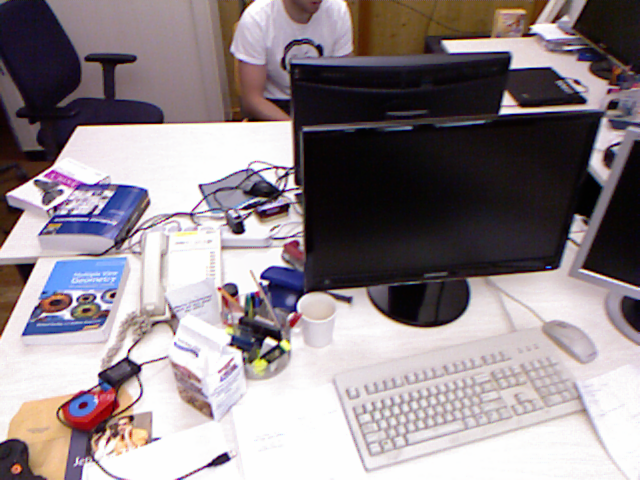
%> input picture Code/rgb/1305031102.175304.png, 640 x 480 px
$ octave doAlignment.m   (GNU Octave 9; MATLAB toolbox functions it lacks are replaced by stand-ins)
%> lines starting %> are read from the running program, lines starting %| are printed output that depends on the picture
### Code/functions/imreadbw.m
function I = imreadbw(file)
%> called with file = 'rgb/1305031102.175304.png'
I=im2double(imread(file)) ;

if(size(I,3) > 1)
  I = rgb2gray( I ) ;
%> I: size 480x640 double
%> call 2 of imreadbw, with file = 'rgb/1305031102.275326.png'
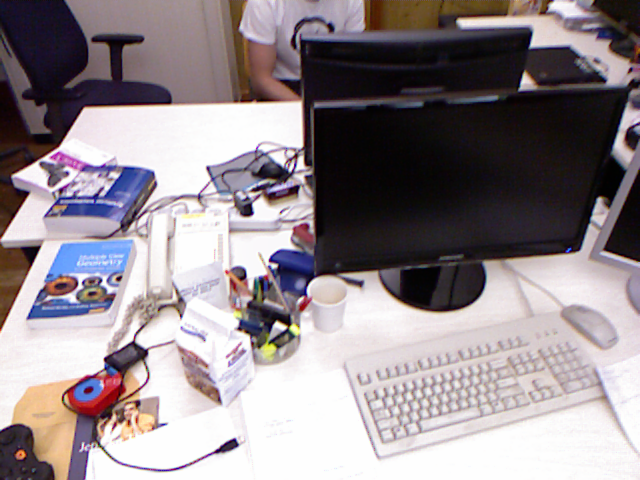
%> input picture Code/rgb/1305031102.275326.png, 640 x 480 px
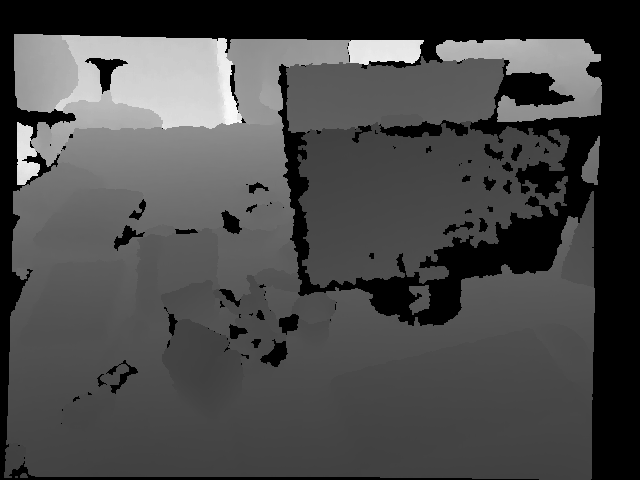
%> input picture Code/depth/1305031102.160407.png, 640 x 480 px
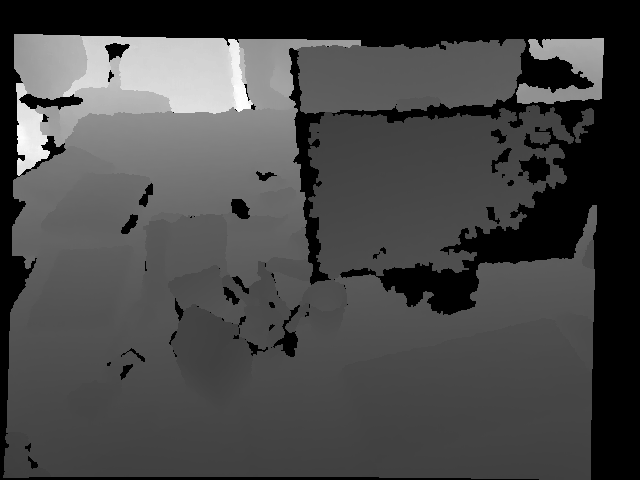
%> input picture Code/depth/1305031102.262886.png, 640 x 480 px
end

### Code/functions/calcErr.m
function [ r ] = calcErr( imageRef, depthRef, image, xi, K, display )
%> called with xi = [0; 0; 0; 0; 0; 0], K = [517.3 0 318.6; 0 516.5 255.3; 0 0 1], display = 1
%CALCERR Summary of this function goes here
%   Detailed explanation goes here

T = se3Exp(xi);
R = T(1:3, 1:3);
t = T(1:3, 4);
invK = inv(K);

% Arrays holding new coordinate after transform
% Setting to a negative value will give NaN when interpolating
xCoords = zeros(size(imageRef)) - 100;
yCoords = zeros(size(imageRef)) - 100;

% for each point in reference image, transform into new image and store
% coordinates
for x = 1:size(imageRef, 2)
    for y = 1:size(imageRef, 1)
        % Subtract 1 from indeces because matlab uses 1-indexing :(
        pointRef = [x-1; y-1; 1] * depthRef(y, x);
        pointTrans = K * (R * invK * pointRef + t);

        % Check validity before adding to output arrays
        if depthRef(y, x) > 0 && pointTrans(3) > 0
           xCoords(y, x) = pointTrans(1) / pointTrans(3);
           yCoords(y, x) = pointTrans(2) / pointTrans(3);
        end
    end
end
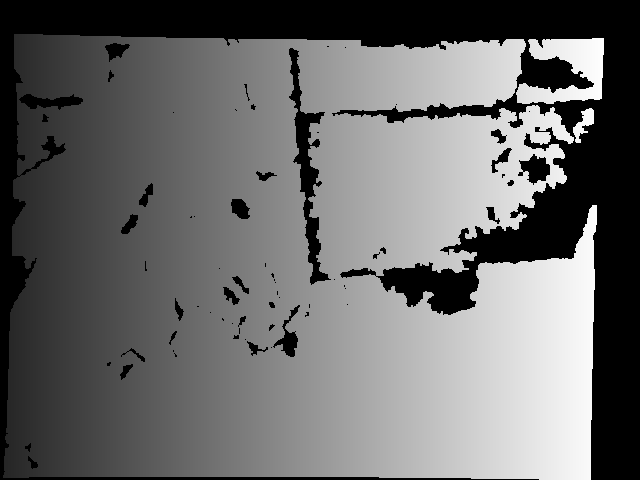
%> xCoords: size 480x640 double; min -100, max 603, mean 193; drawn with min black and max white
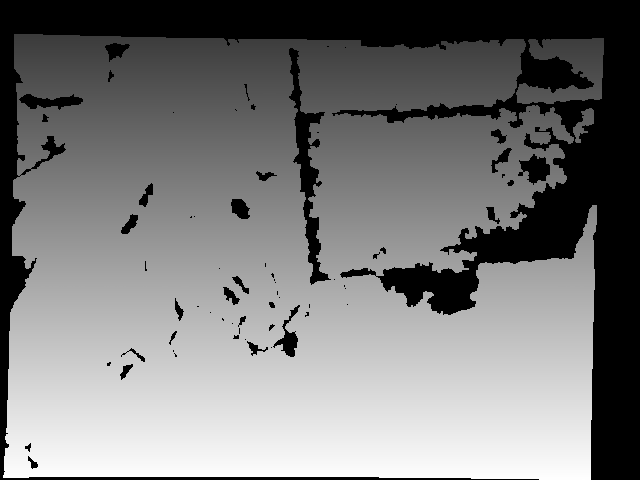
%> yCoords: size 480x640 double; min -100, max 479, mean 174.4; drawn with min black and max white

% Interpolate to find values of image at transformed points
imageTrans = interp2(image, xCoords, yCoords);
err = imageRef - imageTrans;
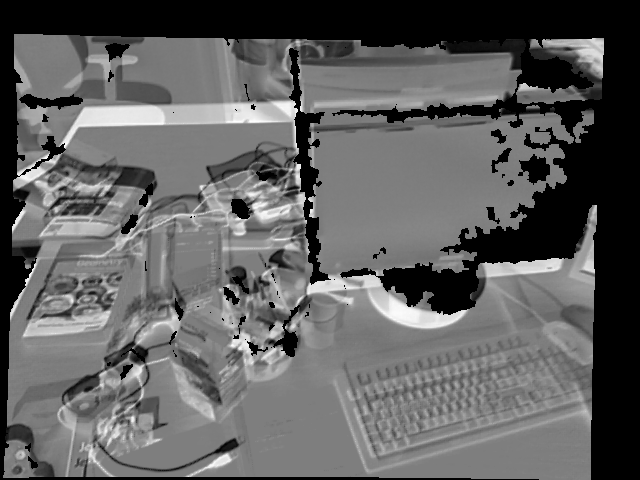
%> err: size 480x640 double; 24.77% of the values are NaN or infinite; the others: min -0.97, max 0.989, mean 0.0134; drawn with min black, max white, NaN and infinite black
r = reshape(err, [], 1);

if display == 1
    imagesc(err);
    colormap(gray);
    set(gca, 'CLim', [-1,1]);
end

end

### Code/functions/downscaleImage.m
function [I_lvl ] = downscaleImage(I, lvl)
%DOWNSCALEIMAGE Summary of this function goes here
%   Detailed explanation goes here

if lvl == 1
    I_lvl = I;
    return;
else
    I_tl = I(1:2:end, 1:2:end);
    I_tr = I(1:2:end, 2:2:end);
    I_bl = I(2:2:end, 1:2:end);
    I_br = I(2:2:end, 2:2:end);
    I_lvl = 0.25 * (I_tl + I_tr + I_bl + I_br);

    I_lvl = downscaleImage(I_lvl, lvl-1);
end

### Code/functions/downscaleDepth.m
function [ I_lvl ] = downscaleDepth( I, lvl)
%DOWNSCALEDEPTH Summary of this function goes here
%   Detailed explanation goes here

if lvl == 1
   I_lvl = I;
   return;
else
    I_tl = I(1:2:end, 1:2:end);
    I_tr = I(1:2:end, 2:2:end);
    I_bl = I(2:2:end, 1:2:end);
    I_br = I(2:2:end, 2:2:end);

    % Can't just normalize by 4 b/c some pixels may not have depth info
    % Normalize by number of pixels with depth information instead ->
    % sign(x) = 1 if positive, 0 if zero

    % Two options:
    %{
    Average inverse depth (in matlab this automatically sets all invalid
    points to depth of 0)
    %}
    I_lvl = ( (I_tl.^(-1) + I_tr.^(-1) + I_bl.^(-1) + I_br.^(-1)) ./ (sign(I_tl) + sign(I_tr) + sign(I_bl) + sign(I_br)) ).^(-1);

    % [5 lines of commented-out code are left out]

    I_lvl = downscaleDepth(I_lvl, lvl-1);
end

end

### Code/functions/downscaleK.m
function [ K_lvl ] = downscaleK( K, lvl )
% [9 lines of commented-out code are left out]

if lvl == 1
    % Base case
    K_lvl = K;
    return;
else
    % Recursive case
    K_lvl = [K(1,1)/2, 0, (K(1,3)+0.5)/2 - 0.5; 0, K(2,2)/2, (K(2,3)+0.5)/2 - 0.5; 0 0 1];
    K_lvl = downscaleK(K_lvl, lvl-1);
end

end

### Code/functions/se3Exp.m
function [ T ] = se3Exp( twist )
M = [0 -twist(6) twist(5) twist(1);
     twist(6) 0 -twist(4) twist(2);
     -twist(5) twist(4) 0 twist(3);
     0 0 0 0];
T = expm(M);
end

### Code/doAlignment.m
addpath('functions')

K = [517.3 0 318.6;	0 516.5 255.3; 0 0 1];
c2 = double(imreadbw('rgb/1305031102.175304.png'));
c1 = double(imreadbw('rgb/1305031102.275326.png'));

d2 = double(imread('depth/1305031102.160407.png'))/5000;
d1 = double(imread('depth/1305031102.262886.png'))/5000;

% result:
% approximately -0.0021    0.0057    0.0374   -0.0292   -0.0183   -0.0009

%%
% [12 lines of commented-out code are left out]

%%
% TODO

% We attempt to align an incoming image to a reference image and depth
% image

% Initilize estimate
xi = [0 0 0 0 0 0]';
prevErr = 1e10;
threshold = 1e-5;

figure(1)
calcErr(c1, d1, c2, xi, K, 1);

% Using 5 pyramid levels
%> (the run ends here)
